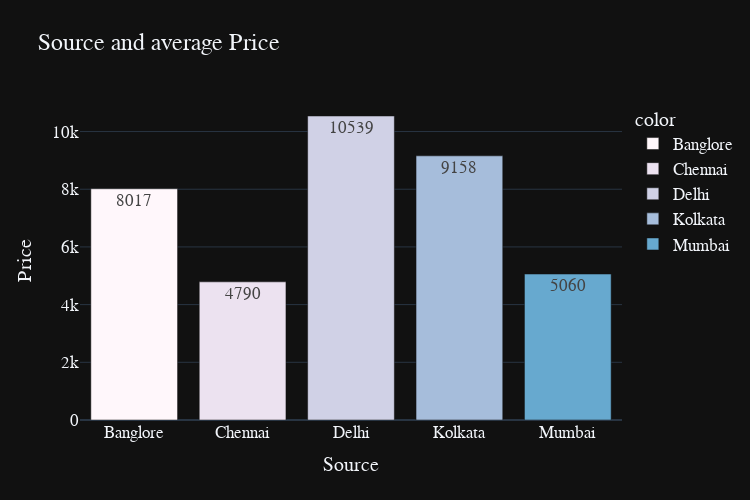

Source (notebook cell):
### Markdown cell above
### <span style='color:#254E58'>💬 Insight </span>

- As overlay increases Price increases

### Code cell
mean=pd.DataFrame(df_eda.groupby("Source")["Price"].mean().round(0)).reset_index()

fig = px.bar(y=mean["Price"], 
             x=mean["Source"], 
             color = mean["Source"],
             color_discrete_sequence=px.colors.sequential.PuBuGn,
             text=mean["Price"],
             title= 'Source and average Price',
             template= 'plotly_dark',
             width=750, height=500)
fig.update_layout(
    xaxis_title="Source",
    yaxis_title="Price",
    font = dict(size=17,family="Franklin Gothic"))
fig.show()

### Figure 1 — Plotly figure (JSON) as saved in the notebook; plotly's stock layout.template omitted (floating-point values rounded to 4 significant figures)
{"data": [{"alignmentgroup": "True", "hovertemplate": "color=Banglore<br>x=%{x}<br>y=%{y}<br>text=%{text}<extra></extra>", "legendgroup": "Banglore", "marker": {"color": "rgb(255,247,251)", "pattern": {"shape": ""}}, "name": "Banglore", "offsetgroup": "Banglore", "orientation": "v", "showlegend": true, "text": [8017], "textposition": "auto", "type": "bar", "x": ["Banglore"], "xaxis": "x", "y": [8017], "yaxis": "y"}, {"alignmentgroup": "True", "hovertemplate": "color=Chennai<br>x=%{x}<br>y=%{y}<br>text=%{text}<extra></extra>", "legendgroup": "Chennai", "marker": {"color": "rgb(236,226,240)", "pattern": {"shape": ""}}, "name": "Chennai", "offsetgroup": "Chennai", "orientation": "v", "showlegend": true, "text": [4790], "textposition": "auto", "type": "bar", "x": ["Chennai"], "xaxis": "x", "y": [4790], "yaxis": "y"}, {"alignmentgroup": "True", "hovertemplate": "color=Delhi<br>x=%{x}<br>y=%{y}<br>text=%{text}<extra></extra>", "legendgroup": "Delhi", "marker": {"color": "rgb(208,209,230)", "pattern": {"shape": ""}}, "name": "Delhi", "offsetgroup": "Delhi", "orientation": "v", "showlegend": true, "text": [10539], "textposition": "auto", "type": "bar", "x": ["Delhi"], "xaxis": "x", "y": [10539], "yaxis": "y"}, {"alignmentgroup": "True", "hovertemplate": "color=Kolkata<br>x=%{x}<br>y=%{y}<br>text=%{text}<extra></extra>", "legendgroup": "Kolkata", "marker": {"color": "rgb(166,189,219)", "pattern": {"shape": ""}}, "name": "Kolkata", "offsetgroup": "Kolkata", "orientation": "v", "showlegend": true, "text": [9158], "textposition": "auto", "type": "bar", "x": ["Kolkata"], "xaxis": "x", "y": [9158], "yaxis": "y"}, {"alignmentgroup": "True", "hovertemplate": "color=Mumbai<br>x=%{x}<br>y=%{y}<br>text=%{text}<extra></extra>", "legendgroup": "Mumbai", "marker": {"color": "rgb(103,169,207)", "pattern": {"shape": ""}}, "name": "Mumbai", "offsetgroup": "Mumbai", "orientation": "v", "showlegend": true, "text": [5060], "textposition": "auto", "type": "bar", "x": ["Mumbai"], "xaxis": "x", "y": [5060], "yaxis": "y"}], "layout": {"barmode": "relative", "font": {"family": "Franklin Gothic", "size": 17}, "height": 500, "legend": {"title": {"text": "color"}, "tracegroupgap": 0}, "title": {"text": "Source and average Price"}, "width": 750, "xaxis": {"anchor": "y", "domain": [0, 1], "title": {"text": "Source"}}, "yaxis": {"anchor": "x", "domain": [0, 1], "title": {"text": "Price"}}}}
